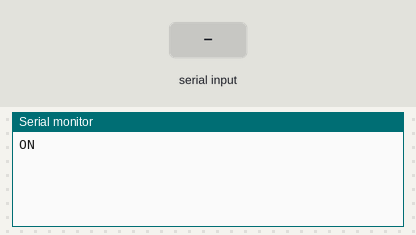
This sketch was run on a simulated Arduino Uno, built with avr-gcc and run on an emulated ATmega328P. Parts: the last lines printed to the serial monitor. The inputs (shaded band) are chosen by the test bench.

Above: at 1.3 s.
1.4 s: "1" received over the second serial link
At 2.0 s:
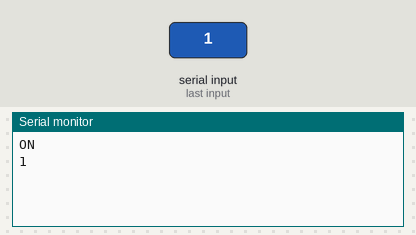
2.9 s: "0" received over the second serial link
At 4.3 s:
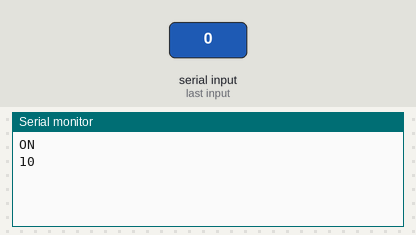

Measured:
- after the input at 1.4 s, the serial monitor: prints a new line at once (image 1)
- after the input at 2.9 s, the serial monitor: prints a new line at once (image 2)

The sketch:

BlueSMiRF_hcsr04.ino
```cpp
// (licence header left out)
#include <SoftwareSerial.h>

#include <NewPing.h>

#define TRIGGER_PIN  12  // Arduino pin tied to trigger pin on the ultrasonic sensor.
#define ECHO_PIN     11  // Arduino pin tied to echo pin on the ultrasonic sensor.
#define MAX_DISTANCE 200 // Maximum distance we want to ping for (in centimeters). Maximum sensor distance is rated at 400-500cm.

NewPing sonar(TRIGGER_PIN, ECHO_PIN, MAX_DISTANCE); // NewPing setup of pins and maximum distance.

int bluetoothTx = 2;  // TX-O pin of bluetooth mate, Arduino D2
int bluetoothRx = 3;  // RX-I pin of bluetooth mate, Arduino D3

SoftwareSerial bluetooth(bluetoothTx, bluetoothRx);

void setup()
{
  Serial.begin(9600);  // Begin the serial monitor at 9600bps
  Serial.println("ON");
  bluetooth.begin(115200);  // The Bluetooth Mate defaults to 115200bps
  bluetooth.print("$");  // Print three times individually
  bluetooth.print("$");
  bluetooth.print("$");  // Enter command mode
  delay(100);  // Short delay, wait for the Mate to send back CMD
  bluetooth.println("U,9600,N");  // Temporarily Change the baudrate to 9600, no parity
  // 115200 can be too fast at times for NewSoftSerial to relay the data reliably
  bluetooth.begin(9600);  // Start bluetooth serial at 9600
}

void loop()
{
  delay(100);                     // Wait 50ms between pings (about 20 pings/sec). 29ms should be the shortest delay between pings.
 // Serial.print("Ping: ");
  //Serial.print(sonar.ping_cm()); // Send ping, get distance in cm and print result (0 = outside set distance range)
  //Serial.println("cm");

  if (bluetooth.available()) // If the bluetooth sent any characters
  {
    // Send any characters the bluetooth prints to the serial monitor
    Serial.print((char)bluetooth.read());
  }
  if (Serial.available()) // If stuff was typed in the serial monitor
  {
    // Send any characters the Serial monitor prints to the bluetooth
    bluetooth.print((char)Serial.read());
  }
  // and loop forever and ever!
}
```
